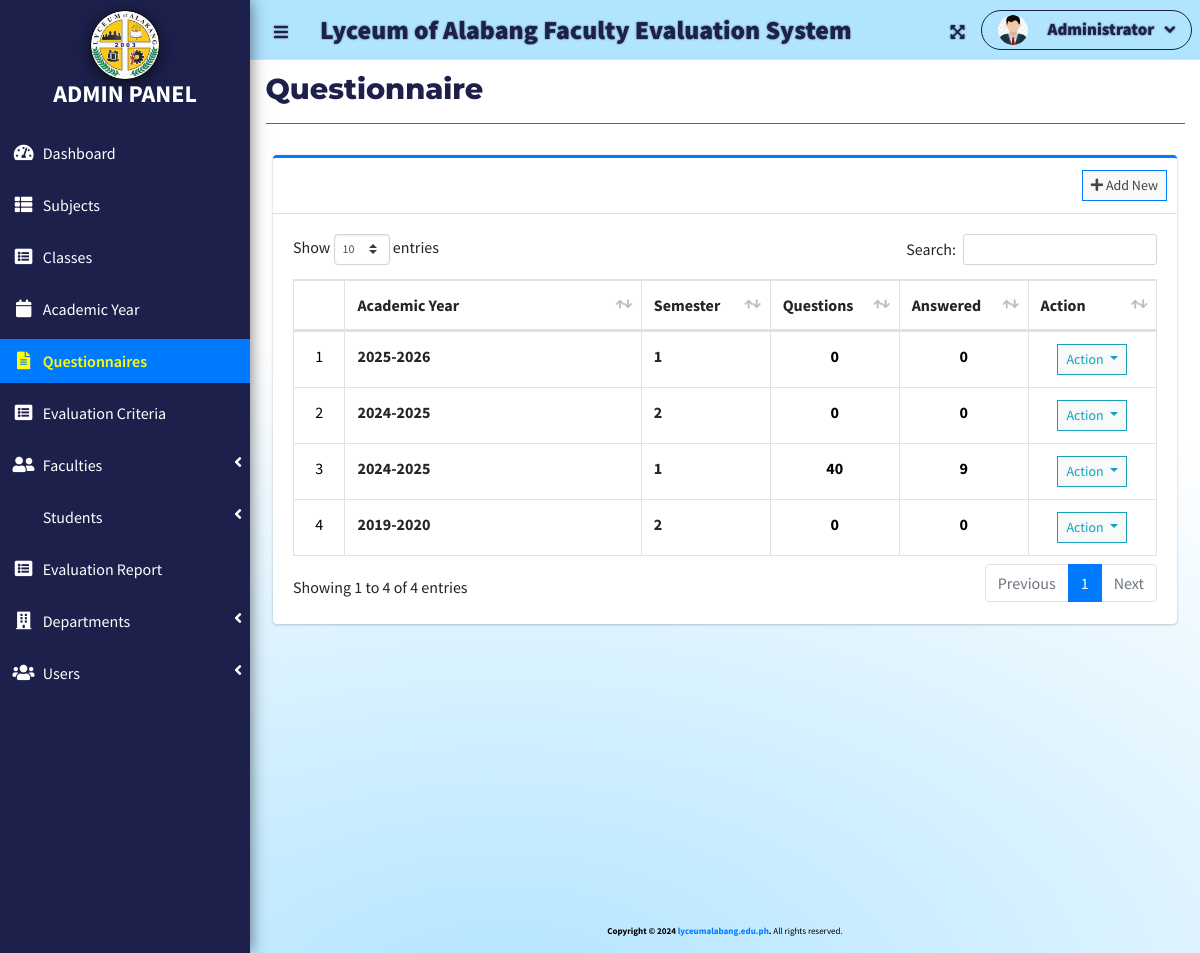
/index.php?page=questionnaire (signed in), run on an earlier commit of the app's database.
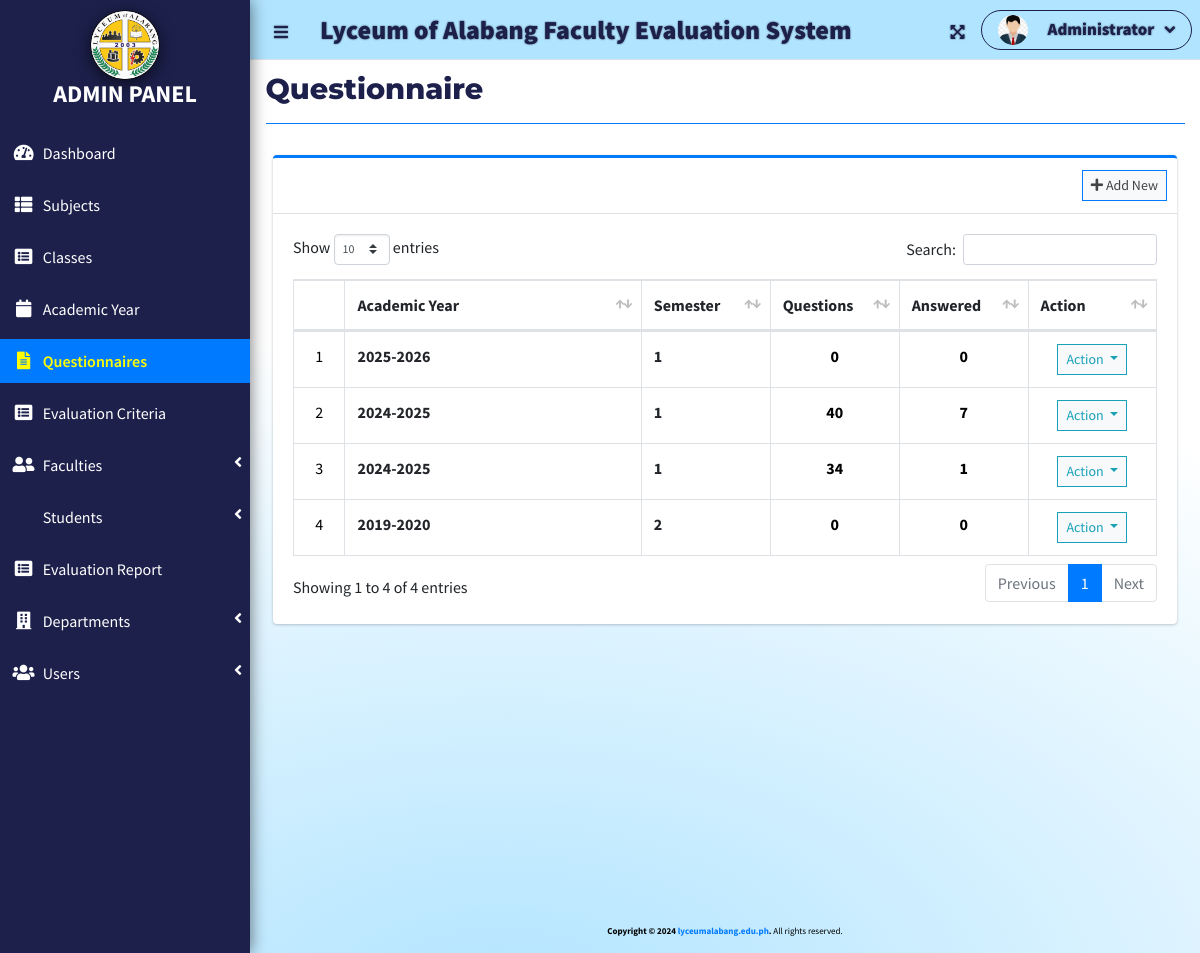
And on a later commit of the database.
### tables this page shows
CREATE TABLE `academic_list` (
  `id` int(30) NOT NULL,
  `year` text NOT NULL,
  `semester` int(30) NOT NULL,
  `term` text NOT NULL,
  `is_default` tinyint(1) NOT NULL DEFAULT 0,
  `status` int(1) NOT NULL DEFAULT 0 COMMENT '0=Pending,1=Start,2=Closed'
);

### admin/questionnaire.php (the view, shortened to what this page needs)
<?php include 'db_connect.php'; ?>
<div class="col-lg-12">
  <div class="card card-outline card-primary">
    <div class="card-header">
      <div class="card-tools">
        <a class="btn btn-block btn-sm btn-default btn-flat border-primary new_academic" href="javascript:void(0)">
          <i class="fa fa-plus"></i> Add New
        </a>
      </div>
    </div>
    <div class="card-body">
      <table class="table table-hover table-bordered" id="list">
        <colgroup>
          <col width="5%">
          <col width="35%">
          <col width="15%">
          <col width="15%">
          <col width="15%">
          <col width="15%">
        </colgroup>
        <thead>
          <tr>
            <th class="text-center">#</th>
            <th>Academic Year</th>
            <th>Semester</th>
            <th>Questions</th>
            <th>Answered</th>
            <th>Action</th>
          </tr>
        </thead>
        <tbody>
          <?php
          $i = 1;
          $qry = $conn->query("SELECT * FROM academic_list ORDER BY ABS(year) DESC, ABS(semester) DESC");
          while($row = $qry->fetch_assoc()):
            $questions = $conn->query("SELECT * FROM question_list WHERE academic_id = {$row['id']}")->num_rows;
            $answers = $conn->query("SELECT * FROM evaluation_list WHERE academic_id = {$row['id']}")->num_rows;
          ?>
          <tr>
            <td class="text-center black-text"><?php echo $i++; ?></td>
            <td><b><?php echo htmlspecialchars($row['year']); ?></b></td>
            <td><b><?php echo htmlspecialchars($row['semester']); ?></b></td>
            <td class="text-center black-text"><b><?php echo number_format($questions); ?></b></td>
            <td class="text-center black-text"><b><?php echo number_format($answers); ?></b></td>
            <td class="text-center">
              <div class="btn-group">
                <button type="button" class="btn btn-default btn-sm btn-flat border-info wave-effect text-info dropdown-toggle" data-toggle="dropdown" aria-expanded="true">
                  Action
                </button>
              </div>
            </td>
          </tr>
          <?php endwhile; ?>
        </tbody>
      </table>
    </div>
  </div>
</div>

What changed in the data, as far as the page shows it:
shown differently, row unchanged: academic_list (number 2 of 4 on the later page): answers "9" → "7"; moves up the list
changed academic_list (number 3 of 4 on the later page): semester "2" → "1"; questions "0" → "34"; answers "0" → "1"
